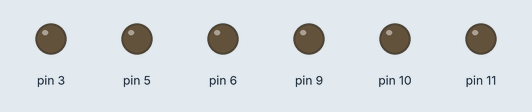
Recording of a sketch running on a simulated Arduino Uno, built with avr-gcc and run on an emulated ATmega328P. On the bench: output pins drawn as LEDs (lit = HIGH).

Above: at 0.15 s.
At 9.95 s:
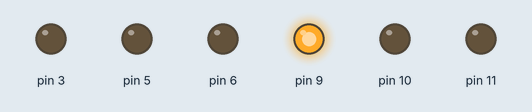
At 19.65 s:
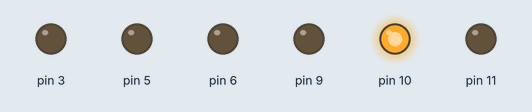
At 39.06 s:
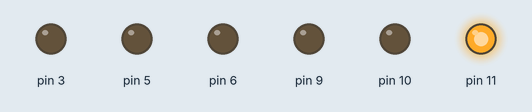
Timing chart, 0 to 40.0 s (numbered marks = the images above):
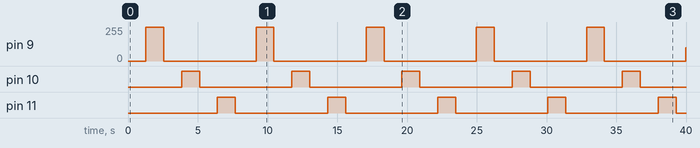

The sketch:

Pulse_width_knight_rider.ino
```cpp
//demonstrating PWM

int d = 5;

void setup() {
  // put your setup code here, to run once:

pinMode(3, OUTPUT);
pinMode(5, OUTPUT);
pinMode(6, OUTPUT);
pinMode(9, OUTPUT);
pinMode(10, OUTPUT);
}

void loop() {
  // put your main code here, to run repeatedly:

for (int b = 9; b < 12; b++ ){

for (int a = 0; a < 256; a++) {

analogWrite(b, a);
delay(d);

  }


for (int a = 255; a >= 0; a--) {

analogWrite(b, a);
delay(d);

  }


}


delay(200);
}
```

Measured:
- by itself, pin 9: 0/255 → 255/255 at 1.3 s, → 0/255 1.3 s later, → 255/255 6.6 s later, → 0/255 1.3 s later, … (11 changes in this stretch)
- by itself, pin 10, pin 11: alternates HIGH for 1.3 s and LOW for 6.6 s
